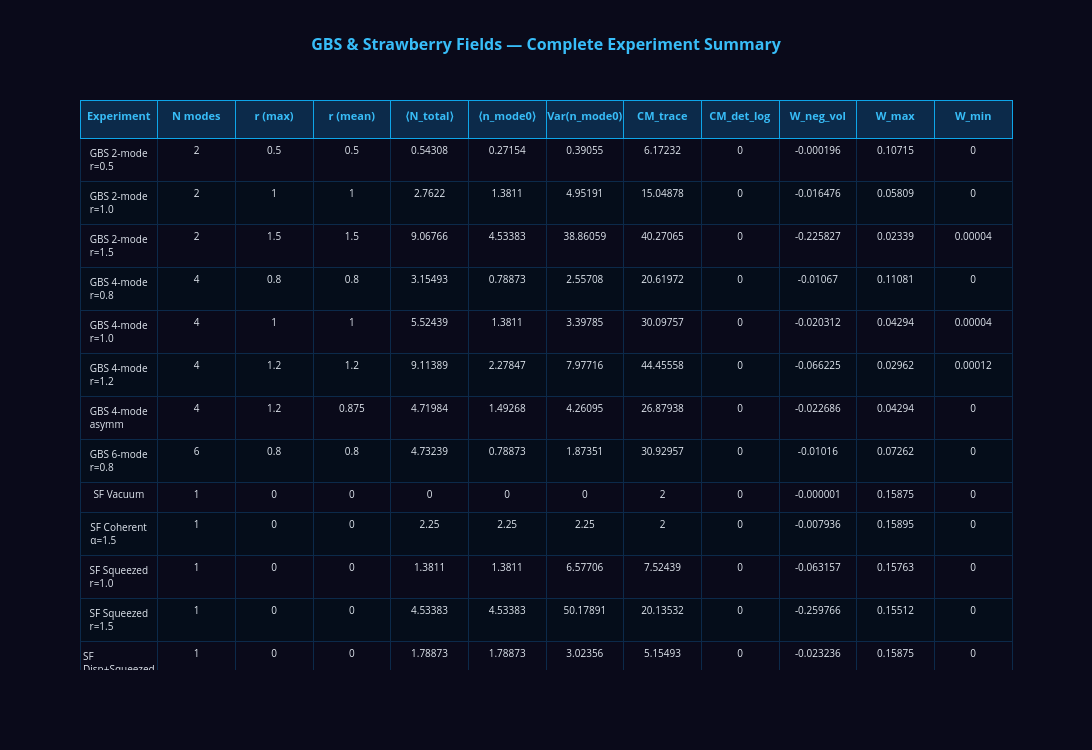
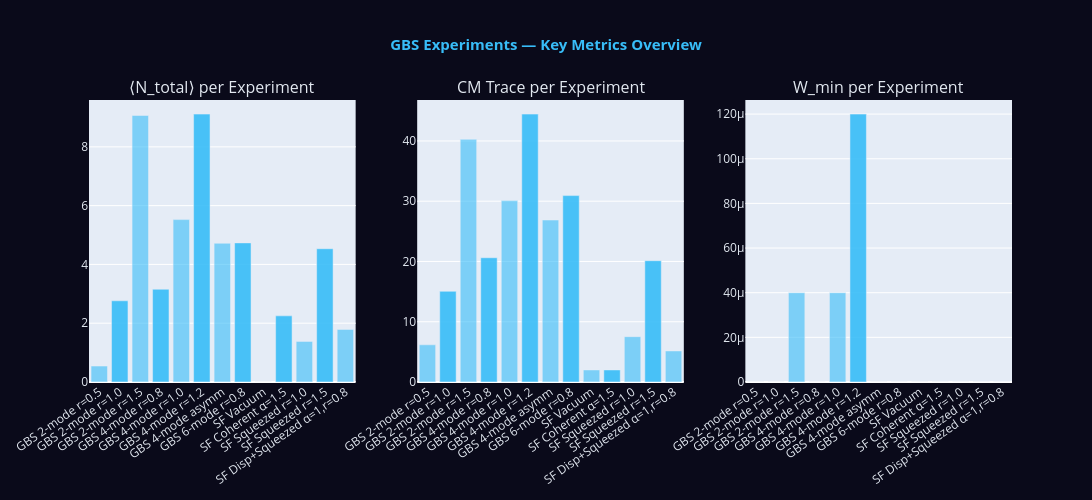

Notebook code cell kept with these figures, in order:
### Markdown cell above
<a id='20'></a>
## 20. Comprehensive Summary Table

### Code cell
# ============================================================
# CELL 19 — Comprehensive Metrics Summary Table (Fixed)
# ============================================================
import pandas as pd
import numpy as np
import plotly.graph_objects as go
from plotly.subplots import make_subplots

XVEC_T = np.linspace(-5, 5, 100)
experiments = []

# ── 1. Collect GBS Experiments ───────────────────────────────────────────────
# GBS circuits with varying squeezing
gbs_configs = [
    (2, [0.5, 0.5],         'GBS 2-mode r=0.5'),
    (2, [1.0, 1.0],         'GBS 2-mode r=1.0'),
    (2, [1.5, 1.5],         'GBS 2-mode r=1.5'),
    (4, [0.8]*4,           'GBS 4-mode r=0.8'),
    (4, [1.0]*4,           'GBS 4-mode r=1.0'),
    (4, [1.2]*4,           'GBS 4-mode r=1.2'),
    (4, [0.5,0.8,1.0,1.2], 'GBS 4-mode asymm'),
    (6, [0.8]*6,           'GBS 6-mode r=0.8'),
]

for N_, r_vals_, label_ in gbs_configs:
    U_ = random_unitary_sf(N_)
    p_ = build_gbs_circuit([(r, 0) for r in r_vals_], U_)
    s_ = sf.Engine('gaussian').run(p_).state
    
    cov_ = s_.cov()
    # mean_photon returns (mean, var)
    photon_data = [s_.mean_photon(i) for i in range(N_)]
    mean_ns = [d[0] for d in photon_data]
    
    # FIXED: Single variable for wigner output
    W0 = s_.wigner(0, XVEC_T, XVEC_T)
    
    experiments.append({
        'Experiment'   : label_,
        'N modes'      : N_,
        'r (max)'      : max(r_vals_),
        'r (mean)'     : round(np.mean(r_vals_), 3),
        '⟨N_total⟩'    : round(sum(mean_ns), 5),
        '⟨n_mode0⟩'    : round(mean_ns[0], 5),
        'Var(n_mode0)' : round(float(photon_data[0][1]), 5),
        'CM_trace'     : round(float(np.trace(cov_)), 5),
        'CM_det_log'   : round(float(np.log(abs(np.linalg.det(cov_) + 1e-15))), 4),
        'W_neg_vol'    : round(wigner_neg_volume(W0, XVEC_T), 6),
        'W_max'        : round(float(W0.max()), 5),
        'W_min'        : round(float(W0.min()), 5),
    })

# ── 2. SF Single-Mode Reference States ──────────────────────────────────────
sf_states = [
    ('SF Vacuum',                   sf.Program(1), []),
    ('SF Coherent α=1.5',           sf.Program(1), [('Coherent', 1.5, 0.5)]),
    ('SF Squeezed r=1.0',           sf.Program(1), [('Squeezed', 1.0, 0.0)]),
    ('SF Squeezed r=1.5',           sf.Program(1), [('Squeezed', 1.5, 0.0)]),
    ('SF Disp+Squeezed α=1,r=0.8',  sf.Program(1), [('Squeezed', 0.8, 0.0), ('Dgate', 1.0, 0.0)]),
]

for lbl_, prog_, ops_list in sf_states:
    with prog_.context as q:
        for op_name, *args in ops_list:
            # Using sf.ops explicitly to be safe
            if op_name == 'Coherent': sf.ops.Coherent(*args) | q[0]
            elif op_name == 'Squeezed': sf.ops.Squeezed(*args) | q[0]
            elif op_name == 'Dgate': sf.ops.Dgate(*args) | q[0]
            
    s_ = sf.Engine('gaussian').run(prog_).state
    cov_ = s_.cov()
    
    # FIXED: Single variable for wigner output
    W_ = s_.wigner(0, XVEC_T, XVEC_T)
    mn_, var_ = s_.mean_photon(0)
    
    experiments.append({
        'Experiment': lbl_, 'N modes': 1,
        'r (max)': 0, 'r (mean)': 0,
        '⟨N_total⟩': round(mn_, 5), '⟨n_mode0⟩': round(mn_, 5),
        'Var(n_mode0)': round(var_, 5),
        'CM_trace': round(float(np.trace(cov_)), 5),
        'CM_det_log': round(float(np.log(abs(np.linalg.det(cov_)) + 1e-15)), 4),
        'W_neg_vol': round(wigner_neg_volume(W_, XVEC_T), 6),
        'W_max': round(float(W_.max()), 5), 'W_min': round(float(W_.min()), 5),
    })

# ── 3. Data Processing & Summary ─────────────────────────────────────────────
df_summary = pd.DataFrame(experiments).set_index('Experiment')
print(df_summary.to_string())

# Save CSV
csv_path = OUTPUT_DIR / 'metrics_summary.csv'
df_summary.to_csv(csv_path)
print(f'\n✅ Saved CSV: {csv_path}')

# ── Plotly interactive table ──────────────────────────────────────────────────
fig_tbl = go.Figure(data=[go.Table(
    header=dict(
        values=['<b>'+c+'</b>' for c in df_summary.reset_index().columns],
        fill_color='#0c2a4a',
        font=dict(color='#38bdf8', size=11),
        align='center', height=38, line_color='#0ea5e9',
    ),
    cells=dict(
        values=[df_summary.reset_index()[c] for c in df_summary.reset_index().columns],
        fill_color=[['#0a0a1a','#050d1a']*20],
        font=dict(color='#e2e8f0', size=10),
        align='center', height=30, line_color='#0c2a4a',
    )
)])
fig_tbl.update_layout(
    title=dict(text='<b>GBS & Strawberry Fields — Complete Experiment Summary</b>',
               font=dict(size=16, color='#38bdf8'), x=0.5),
    paper_bgcolor='#0a0a1a',
    height=750, width=1600,
)
tbl_path = OUTPUT_DIR / 'fig14_summary_table.html'
fig_tbl.write_html(str(tbl_path))
fig_tbl.show()
print(f'✅ Saved: {tbl_path}')

# ── Final Plotly bar comparison ───────────────────────────────────────────────
fig_bar = make_subplots(rows=1, cols=3, subplot_titles=[
    '⟨N_total⟩ per Experiment', 'CM Trace per Experiment', 'W_min per Experiment'])
for col_i, metric in enumerate(['⟨N_total⟩','CM_trace','W_min'], 1):
    fig_bar.add_trace(
        go.Bar(
            x=list(df_summary.index),
            y=list(df_summary[metric]),
            marker_color=[f'rgba(56,189,248,{0.6+0.3*(i%2)})' for i in range(len(df_summary))],
            name=metric,
        ),
        row=1, col=col_i
    )
fig_bar.update_layout(
    title=dict(text='<b>GBS Experiments — Key Metrics Overview</b>',
               font=dict(size=15, color='#38bdf8'), x=0.5),
    paper_bgcolor='#0a0a1a', font=dict(color='#e2e8f0'),
    height=500, width=1400, showlegend=False,
    xaxis=dict(tickangle=-35), xaxis2=dict(tickangle=-35), xaxis3=dict(tickangle=-35),
)
bar_path = OUTPUT_DIR / 'fig15_metrics_bar.html'
fig_bar.write_html(str(bar_path))
fig_bar.show()
print(f'✅ Saved: {bar_path}')

### Figure 1 — Plotly figure (JSON) as saved in the notebook; plotly's stock layout.template omitted (floating-point values rounded to 4 significant figures; data arrays with more than 128 entries replaced by an {"elided": "..."} marker saying what was removed)
{"data": [{"cells": {"align": "center", "fill": {"color": [["#0a0a1a", "#050d1a", "#0a0a1a", "#050d1a", "#0a0a1a", "#050d1a", "#0a0a1a", "#050d1a", "#0a0a1a", "#050d1a", "#0a0a1a", "#050d1a", "#0a0a1a", "#050d1a", "#0a0a1a", "#050d1a", "#0a0a1a", "#050d1a", "#0a0a1a", "#050d1a", "#0a0a1a", "#050d1a", "#0a0a1a", "#050d1a", "#0a0a1a", "#050d1a", "#0a0a1a", "#050d1a", "#0a0a1a", "#050d1a", "#0a0a1a", "#050d1a", "#0a0a1a", "#050d1a", "#0a0a1a", "#050d1a", "#0a0a1a", "#050d1a", "#0a0a1a", "#050d1a"]]}, "font": {"color": "#e2e8f0", "size": 10}, "height": 30, "line": {"color": "#0c2a4a"}, "values": {"elided": "12x13 mixed values"}}, "header": {"align": "center", "fill": {"color": "#0c2a4a"}, "font": {"color": "#38bdf8", "size": 11}, "height": 38, "line": {"color": "#0ea5e9"}, "values": ["<b>Experiment</b>", "<b>N modes</b>", "<b>r (max)</b>", "<b>r (mean)</b>", "<b>⟨N_total⟩</b>", "<b>⟨n_mode0⟩</b>", "<b>Var(n_mode0)</b>", "<b>CM_trace</b>", "<b>CM_det_log</b>", "<b>W_neg_vol</b>", "<b>W_max</b>", "<b>W_min</b>"]}, "type": "table"}], "layout": {"height": 750, "paper_bgcolor": "#0a0a1a", "title": {"font": {"color": "#38bdf8", "size": 16}, "text": "<b>GBS & Strawberry Fields — Complete Experiment Summary</b>", "x": 0.5}, "width": 1600}}

### Figure 2 — Plotly figure (JSON) as saved in the notebook; plotly's stock layout.template omitted (floating-point values rounded to 4 significant figures)
{"data": [{"marker": {"color": ["rgba(56,189,248,0.6)", "rgba(56,189,248,0.8999999999999999)", "rgba(56,189,248,0.6)", "rgba(56,189,248,0.8999999999999999)", "rgba(56,189,248,0.6)", "rgba(56,189,248,0.8999999999999999)", "rgba(56,189,248,0.6)", "rgba(56,189,248,0.8999999999999999)", "rgba(56,189,248,0.6)", "rgba(56,189,248,0.8999999999999999)", "rgba(56,189,248,0.6)", "rgba(56,189,248,0.8999999999999999)", "rgba(56,189,248,0.6)"]}, "name": "⟨N_total⟩", "type": "bar", "x": ["GBS 2-mode r=0.5", "GBS 2-mode r=1.0", "GBS 2-mode r=1.5", "GBS 4-mode r=0.8", "GBS 4-mode r=1.0", "GBS 4-mode r=1.2", "GBS 4-mode asymm", "GBS 6-mode r=0.8", "SF Vacuum", "SF Coherent α=1.5", "SF Squeezed r=1.0", "SF Squeezed r=1.5", "SF Disp+Squeezed α=1,r=0.8"], "xaxis": "x", "y": [0.5431, 2.762, 9.068, 3.155, 5.524, 9.114, 4.72, 4.732, 0, 2.25, 1.381, 4.534, 1.789], "yaxis": "y"}, {"marker": {"color": ["rgba(56,189,248,0.6)", "rgba(56,189,248,0.8999999999999999)", "rgba(56,189,248,0.6)", "rgba(56,189,248,0.8999999999999999)", "rgba(56,189,248,0.6)", "rgba(56,189,248,0.8999999999999999)", "rgba(56,189,248,0.6)", "rgba(56,189,248,0.8999999999999999)", "rgba(56,189,248,0.6)", "rgba(56,189,248,0.8999999999999999)", "rgba(56,189,248,0.6)", "rgba(56,189,248,0.8999999999999999)", "rgba(56,189,248,0.6)"]}, "name": "CM_trace", "type": "bar", "x": ["GBS 2-mode r=0.5", "GBS 2-mode r=1.0", "GBS 2-mode r=1.5", "GBS 4-mode r=0.8", "GBS 4-mode r=1.0", "GBS 4-mode r=1.2", "GBS 4-mode asymm", "GBS 6-mode r=0.8", "SF Vacuum", "SF Coherent α=1.5", "SF Squeezed r=1.0", "SF Squeezed r=1.5", "SF Disp+Squeezed α=1,r=0.8"], "xaxis": "x2", "y": [6.172, 15.05, 40.27, 20.62, 30.1, 44.46, 26.88, 30.93, 2, 2, 7.524, 20.14, 5.155], "yaxis": "y2"}, {"marker": {"color": ["rgba(56,189,248,0.6)", "rgba(56,189,248,0.8999999999999999)", "rgba(56,189,248,0.6)", "rgba(56,189,248,0.8999999999999999)", "rgba(56,189,248,0.6)", "rgba(56,189,248,0.8999999999999999)", "rgba(56,189,248,0.6)", "rgba(56,189,248,0.8999999999999999)", "rgba(56,189,248,0.6)", "rgba(56,189,248,0.8999999999999999)", "rgba(56,189,248,0.6)", "rgba(56,189,248,0.8999999999999999)", "rgba(56,189,248,0.6)"]}, "name": "W_min", "type": "bar", "x": ["GBS 2-mode r=0.5", "GBS 2-mode r=1.0", "GBS 2-mode r=1.5", "GBS 4-mode r=0.8", "GBS 4-mode r=1.0", "GBS 4-mode r=1.2", "GBS 4-mode asymm", "GBS 6-mode r=0.8", "SF Vacuum", "SF Coherent α=1.5", "SF Squeezed r=1.0", "SF Squeezed r=1.5", "SF Disp+Squeezed α=1,r=0.8"], "xaxis": "x3", "y": [0, 0, 4e-05, 0, 4e-05, 0.00012, 0, 0, 0, 0, 0, 0, 0], "yaxis": "y3"}], "layout": {"annotations": [{"font": {"size": 16}, "showarrow": false, "text": "⟨N_total⟩ per Experiment", "x": 0.1444, "xanchor": "center", "xref": "paper", "y": 1, "yanchor": "bottom", "yref": "paper"}, {"font": {"size": 16}, "showarrow": false, "text": "CM Trace per Experiment", "x": 0.5, "xanchor": "center", "xref": "paper", "y": 1, "yanchor": "bottom", "yref": "paper"}, {"font": {"size": 16}, "showarrow": false, "text": "W_min per Experiment", "x": 0.8556, "xanchor": "center", "xref": "paper", "y": 1, "yanchor": "bottom", "yref": "paper"}], "font": {"color": "#e2e8f0"}, "height": 500, "paper_bgcolor": "#0a0a1a", "showlegend": false, "title": {"font": {"color": "#38bdf8", "size": 15}, "text": "<b>GBS Experiments — Key Metrics Overview</b>", "x": 0.5}, "width": 1400, "xaxis": {"anchor": "y", "domain": [0, 0.2889], "tickangle": -35}, "xaxis2": {"anchor": "y2", "domain": [0.3556, 0.6444], "tickangle": -35}, "xaxis3": {"anchor": "y3", "domain": [0.7111, 1], "tickangle": -35}, "yaxis": {"anchor": "x", "domain": [0, 1]}, "yaxis2": {"anchor": "x2", "domain": [0, 1]}, "yaxis3": {"anchor": "x3", "domain": [0, 1]}}}
